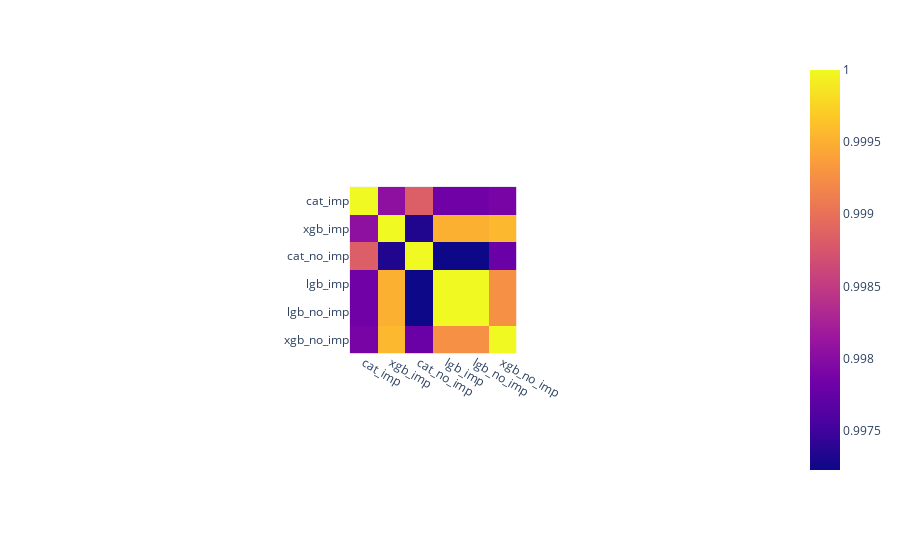

The notebook cell saved with this chart:
### Code cell
data = np.corrcoef([sub_1.claim, sub_2.claim, sub_3.claim, sub_4.claim, sub_5.claim, sub_6.claim])
fig=px.imshow(data, x=group_labels, y=group_labels)

fig.show()

### Figure 1 — Plotly figure (JSON) as saved in the notebook; plotly's stock layout.template omitted (floating-point values rounded to 4 significant figures)
{"data": [{"coloraxis": "coloraxis", "hovertemplate": "x: %{x}<br>y: %{y}<br>color: %{z}<extra></extra>", "name": "0", "type": "heatmap", "x": ["cat_imp", "xgb_imp", "cat_no_imp", "lgb_imp", "lgb_no_imp", "xgb_no_imp"], "xaxis": "x", "y": ["cat_imp", "xgb_imp", "cat_no_imp", "lgb_imp", "lgb_no_imp", "xgb_no_imp"], "yaxis": "y", "z": [[1, 0.998, 0.9988, 0.9978, 0.9978, 0.9979], [0.998, 1, 0.9973, 0.9995, 0.9995, 0.9996], [0.9988, 0.9973, 1, 0.9972, 0.9972, 0.9978], [0.9978, 0.9995, 0.9972, 1, 1, 0.9993], [0.9978, 0.9995, 0.9972, 1, 1, 0.9993], [0.9979, 0.9996, 0.9978, 0.9993, 0.9993, 1]]}], "layout": {"autosize": true, "coloraxis": {"colorscale": [[0, "#0d0887"], [0.1111, "#46039f"], [0.2222, "#7201a8"], [0.3333, "#9c179e"], [0.4444, "#bd3786"], [0.5556, "#d8576b"], [0.6667, "#ed7953"], [0.7778, "#fb9f3a"], [0.8889, "#fdca26"], [1, "#f0f921"]]}, "margin": {"t": 60}, "xaxis": {"anchor": "y", "autorange": true, "constrain": "domain", "domain": [0.382, 0.618], "range": [-0.5, 5.5], "scaleanchor": "y", "type": "category"}, "yaxis": {"anchor": "x", "autorange": true, "constrain": "domain", "domain": [0.1549, 0.8451], "range": [5.5, -0.5], "type": "category"}}}
